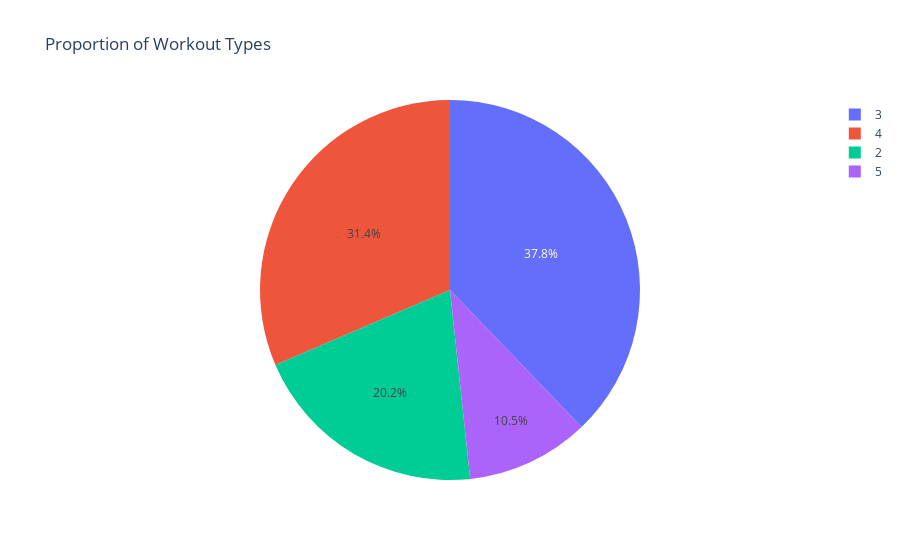

The cell this chart's notebook holds for it:
### Code cell
workout_counts = df['Workout_Frequency (days/week)'].value_counts().reset_index()
workout_counts.columns = ['workout_type', 'count']

# Create pie chart
#colors = ['#ff9999', '#66b3ff', '#99ff99', '#ffcc99'] 
#explode=(0.1,0,0,0)

fig7= px.pie(workout_counts, names='workout_type', values='count', 
             title='Proportion of Workout Types')

 #Adding custom pull effect (using the `pull` parameter)
#for i in range(len(workout_counts)):
    #fig7.data[0].pull[i] = explode[i]

fig7.show()

### Figure 1 — Plotly figure (JSON) as saved in the notebook; plotly's stock layout.template omitted (floating-point values rounded to 4 significant figures)
{"data": [{"domain": {"x": [0, 1], "y": [0, 1]}, "hovertemplate": "workout_type=%{label}<br>count=%{value}<extra></extra>", "labels": [3, 4, 2, 5], "legendgroup": "", "name": "", "showlegend": true, "type": "pie", "values": [368, 306, 197, 102]}], "layout": {"autosize": true, "legend": {"tracegroupgap": 0}, "title": {"text": "Proportion of Workout Types"}}}
